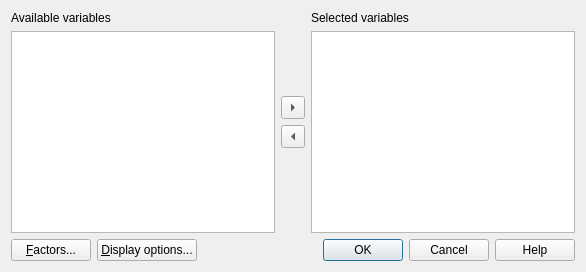
<?xml version="1.0" encoding="UTF-8"?>
<ui version="4.0">
 <class>Dialog</class>
 <widget class="QDialog" name="Dialog">
  <property name="geometry">
   <rect>
    <x>0</x>
    <y>0</y>
    <width>586</width>
    <height>272</height>
   </rect>
  </property>
  <property name="windowTitle">
   <string>Compare repeated measures variables</string>
  </property>
  <layout class="QGridLayout" name="gridLayout">
   <item row="0" column="0">
    <layout class="QVBoxLayout" name="verticalLayout">
     <item>
      <widget class="QLabel" name="label">
       <property name="text">
        <string>Available variables</string>
       </property>
       <property name="buddy">
        <cstring>source_listWidget</cstring>
       </property>
      </widget>
     </item>
     <item>
      <widget class="QListWidget" name="source_listWidget">
       <property name="selectionMode">
        <enum>QAbstractItemView::ExtendedSelection</enum>
       </property>
      </widget>
     </item>
    </layout>
   </item>
   <item row="0" column="1">
    <layout class="QVBoxLayout" name="verticalLayout_3">
     <item>
      <spacer name="verticalSpacer">
       <property name="orientation">
        <enum>Qt::Vertical</enum>
       </property>
       <property name="sizeHint" stdset="0">
        <size>
         <width>20</width>
         <height>40</height>
        </size>
       </property>
      </spacer>
     </item>
     <item>
      <widget class="QToolButton" name="addVar">
       <property name="arrowType">
        <enum>Qt::RightArrow</enum>
       </property>
      </widget>
     </item>
     <item>
      <widget class="QToolButton" name="removeVar">
       <property name="arrowType">
        <enum>Qt::LeftArrow</enum>
       </property>
      </widget>
     </item>
     <item>
      <spacer name="verticalSpacer_2">
       <property name="orientation">
        <enum>Qt::Vertical</enum>
       </property>
       <property name="sizeHint" stdset="0">
        <size>
         <width>20</width>
         <height>40</height>
        </size>
       </property>
      </spacer>
     </item>
    </layout>
   </item>
   <item row="0" column="2">
    <layout class="QVBoxLayout" name="verticalLayout_2">
     <item>
      <widget class="QLabel" name="label_2">
       <property name="text">
        <string>Selected variables</string>
       </property>
       <property name="buddy">
        <cstring>selected_listWidget</cstring>
       </property>
      </widget>
     </item>
     <item>
      <widget class="QListWidget" name="selected_listWidget">
       <property name="enabled">
        <bool>true</bool>
       </property>
       <property name="selectionMode">
        <enum>QAbstractItemView::ExtendedSelection</enum>
       </property>
      </widget>
     </item>
    </layout>
   </item>
   <item row="1" column="0" colspan="3">
    <layout class="QHBoxLayout" name="horizontalLayout">
     <item>
      <widget class="QPushButton" name="pushButton">
       <property name="text">
        <string>&amp;Factors...</string>
       </property>
       <property name="shortcut">
        <string>Alt+F</string>
       </property>
      </widget>
     </item>
     <item>
      <widget class="QPushButton" name="display_options_button">
       <property name="text">
        <string>&amp;Display options...</string>
       </property>
      </widget>
     </item>
     <item>
      <spacer name="horizontalSpacer">
       <property name="orientation">
        <enum>Qt::Horizontal</enum>
       </property>
       <property name="sizeHint" stdset="0">
        <size>
         <width>40</width>
         <height>20</height>
        </size>
       </property>
      </spacer>
     </item>
     <item>
      <widget class="QDialogButtonBox" name="buttonBox">
       <property name="sizePolicy">
        <sizepolicy hsizetype="Fixed" vsizetype="Fixed">
         <horstretch>0</horstretch>
         <verstretch>0</verstretch>
        </sizepolicy>
       </property>
       <property name="orientation">
        <enum>Qt::Horizontal</enum>
       </property>
       <property name="standardButtons">
        <set>QDialogButtonBox::Cancel|QDialogButtonBox::Help|QDialogButtonBox::Ok</set>
       </property>
      </widget>
     </item>
    </layout>
   </item>
  </layout>
 </widget>
 <tabstops>
  <tabstop>source_listWidget</tabstop>
  <tabstop>addVar</tabstop>
  <tabstop>removeVar</tabstop>
  <tabstop>selected_listWidget</tabstop>
  <tabstop>pushButton</tabstop>
 </tabstops>
 <resources/>
 <connections>
  <connection>
   <sender>buttonBox</sender>
   <signal>accepted()</signal>
   <receiver>Dialog</receiver>
   <slot>accept()</slot>
   <hints>
    <hint type="sourcelabel">
     <x>575</x>
     <y>261</y>
    </hint>
    <hint type="destinationlabel">
     <x>157</x>
     <y>274</y>
    </hint>
   </hints>
  </connection>
  <connection>
   <sender>buttonBox</sender>
   <signal>rejected()</signal>
   <receiver>Dialog</receiver>
   <slot>reject()</slot>
   <hints>
    <hint type="sourcelabel">
     <x>575</x>
     <y>261</y>
    </hint>
    <hint type="destinationlabel">
     <x>286</x>
     <y>274</y>
    </hint>
   </hints>
  </connection>
 </connections>
</ui>
